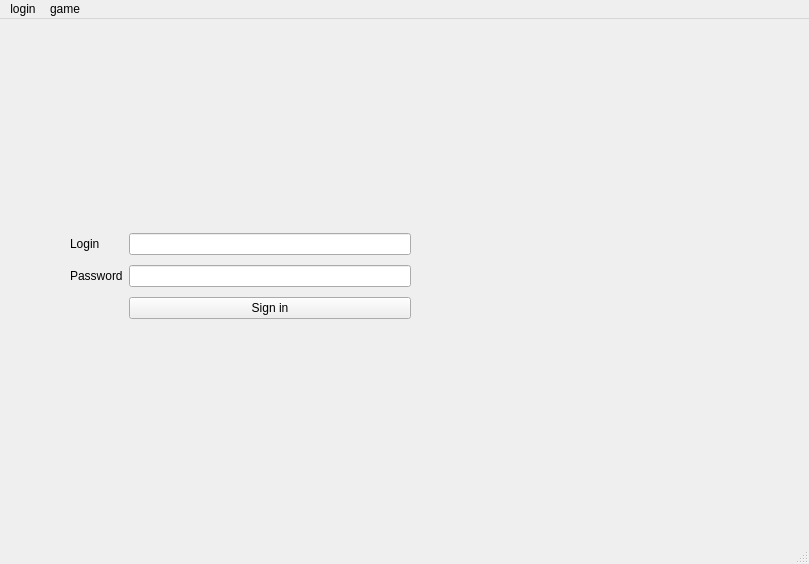
<?xml version="1.0" encoding="UTF-8"?>
<ui version="4.0">
 <class>try2</class>
 <widget class="QMainWindow" name="try2">
  <property name="enabled">
   <bool>true</bool>
  </property>
  <property name="geometry">
   <rect>
    <x>0</x>
    <y>0</y>
    <width>809</width>
    <height>564</height>
   </rect>
  </property>
  <property name="windowTitle">
   <string>try2</string>
  </property>
  <widget class="QWidget" name="centralwidget">
   <widget class="QWidget" name="gridLayoutWidget">
    <property name="geometry">
     <rect>
      <x>70</x>
      <y>210</y>
      <width>341</width>
      <height>97</height>
     </rect>
    </property>
    <layout class="QGridLayout" name="gridLayout">
     <item row="2" column="1">
      <widget class="QLineEdit" name="lineEdit_2"/>
     </item>
     <item row="2" column="0">
      <widget class="QLabel" name="label_2">
       <property name="text">
        <string>Password</string>
       </property>
      </widget>
     </item>
     <item row="1" column="1">
      <widget class="QLineEdit" name="lineEdit"/>
     </item>
     <item row="1" column="0">
      <widget class="QLabel" name="label">
       <property name="text">
        <string>Login</string>
       </property>
      </widget>
     </item>
     <item row="3" column="1">
      <widget class="QPushButton" name="pushButton">
       <property name="text">
        <string>Sign in</string>
       </property>
      </widget>
     </item>
    </layout>
   </widget>
  </widget>
  <widget class="QMenuBar" name="menubar">
   <property name="geometry">
    <rect>
     <x>0</x>
     <y>0</y>
     <width>809</width>
     <height>26</height>
    </rect>
   </property>
   <widget class="QMenu" name="menulogin">
    <property name="enabled">
     <bool>true</bool>
    </property>
    <property name="layoutDirection">
     <enum>Qt::LayoutDirection::LeftToRight</enum>
    </property>
    <property name="autoFillBackground">
     <bool>false</bool>
    </property>
    <property name="tearOffEnabled">
     <bool>false</bool>
    </property>
    <property name="title">
     <string>login</string>
    </property>
   </widget>
   <widget class="QMenu" name="menugame">
    <property name="enabled">
     <bool>true</bool>
    </property>
    <property name="title">
     <string>game</string>
    </property>
   </widget>
   <addaction name="menulogin"/>
   <addaction name="menugame"/>
  </widget>
  <widget class="QStatusBar" name="statusbar"/>
 </widget>
 <resources/>
 <connections/>
</ui>
